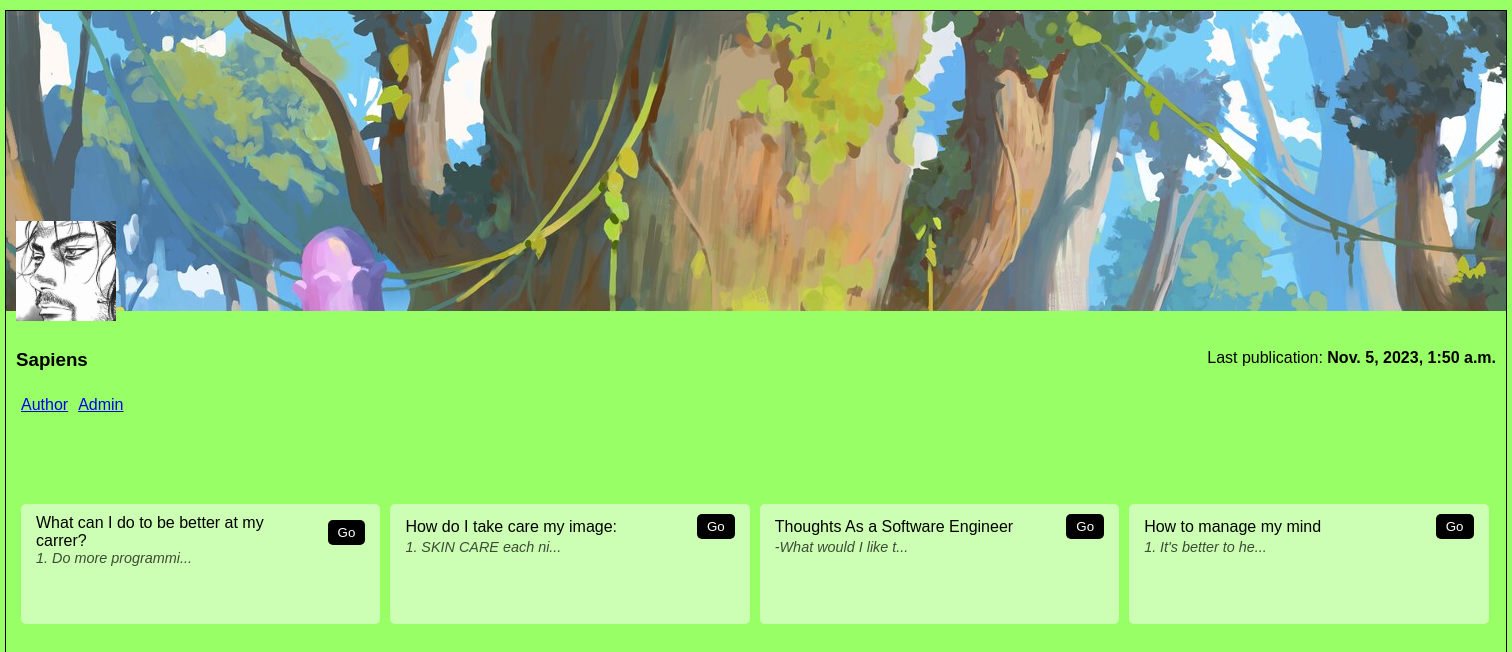
The app's page /, older data.
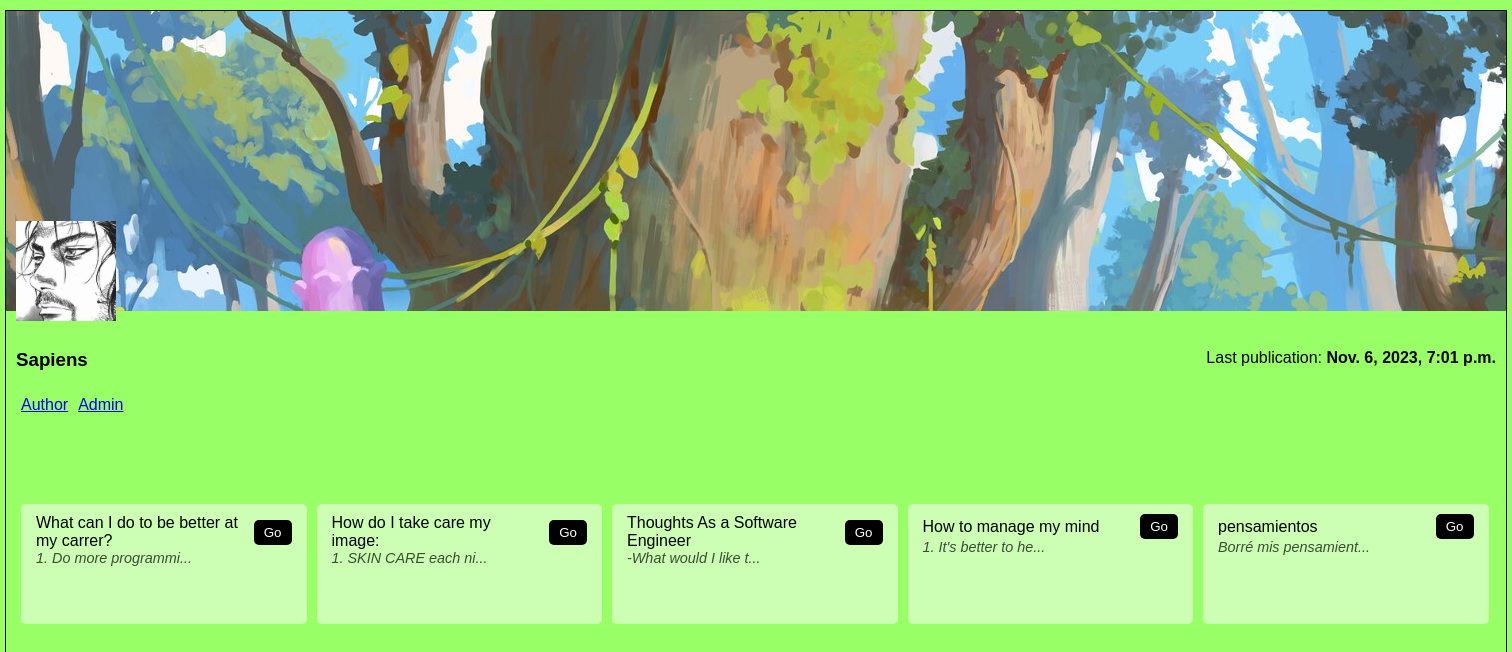
The same page, newer data.
### blog_app/models.py (models this page shows, shortened)
class Page(models.Model):
    content = models.CharField(max_length=2000)
    title = models.CharField(max_length=200)
    description = models.CharField(max_length=100, default="none")
    pub_date = models.DateTimeField()

### blog_app/views.py (the view)
# urls.py: path('', views.indexPageView, name='index'),
def indexPageView(request):
    pages = Page.objects.all()
    last_publication = getLastPublication()
    return render(request, 'index.html', context={'pages':pages, 'last_publication': last_publication})

### blog_app/views.py (called while the page is built)
def getLastPublication():
    pages = Page.objects.all().order_by('pub_date')
    if(len(pages) > 0):
        return pages[0].pub_date
    return timezone.now()

### blog_app/templates/index.html (shortened to what this page needs)
<!DOCTYPE html>
{% load static %}
<html lang="en">
<head>
	<link rel="stylesheet" href="{% static 'styles/general.css' %}">
	<link rel="stylesheet" href="{% static 'styles/index.css' %}">
</head>
<body>
		<div id="container">
				<header>
						<div id="header-bg"></div>
						<img src="{%static "img/profile-photo.jpeg"%}" alt="profile-photo" id="profile-photo">
						<div id="profile-title-section">
								<h3>Sapiens</h3>
								<p>Last publication: <b>{{last_publication}}</b></p>
						</div>
				</header>
				<section id="options-nav">
						<ul>
								<li><a href="{% url 'blog_app:author_page' %}">Author</a></li>
								<li><a href="{% url 'blog_app:admin_question' %}">Admin</a></li>
						</ul>
				</section>
				<section id="pages-container">
								{% for el in pages %}
								<div class="page">
										<div class="page-title">
												<p>{{el.title}}</p>
												<div>
														<form action="{% url 'blog_app:read_page' el.id %}"><button class="go-page-btn">Go</button></form>
											</div>
										</div>
										<p class="page-description">{{el.description}}</p>
								</div>
								{% endfor %}
				</section>
		</div>
</body>
</html>

Row changes from the older to the newer data that the page shows:
added Page: title "pensamientos", description "Borré mis pensamient..."
Text that changed along with them:
{{ last_publication }}: "Nov. 5, 2023, 1:50 a.m." → "Nov. 6, 2023, 7:01 p.m."
